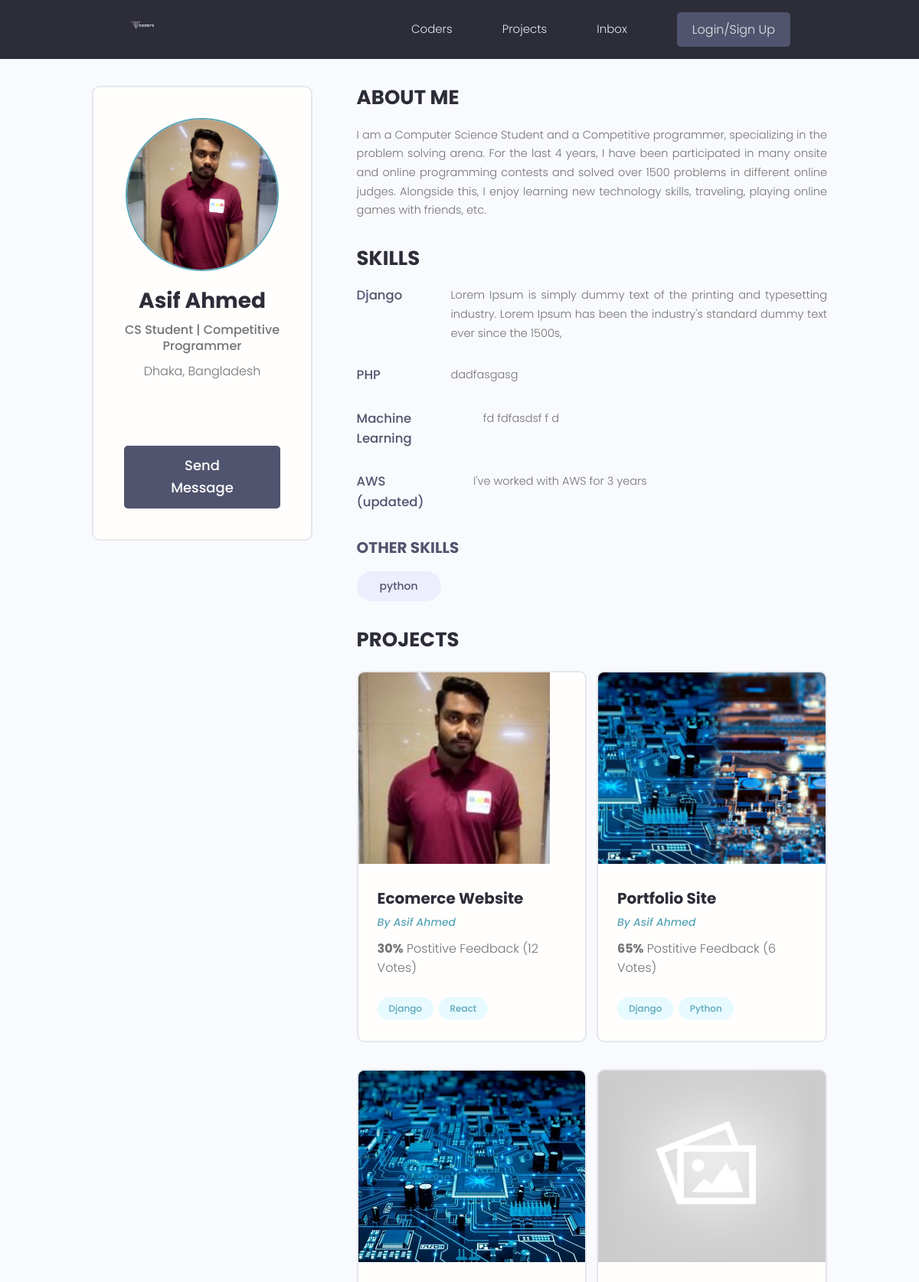
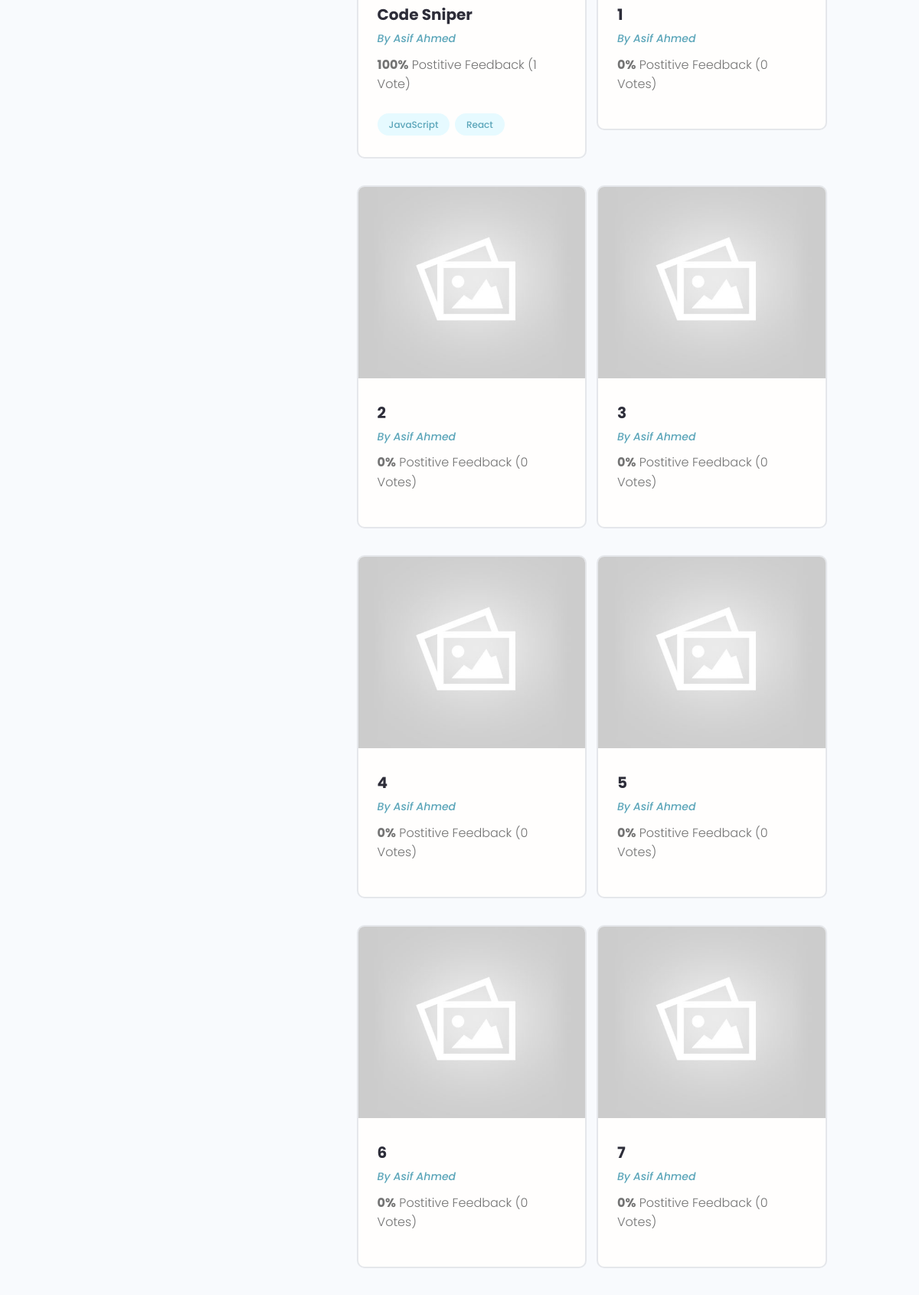
The page /profile/179a5211-1b01-46aa-9598-48ccbf46f8c3/ (upper part) on the database its author committed (2 pictures, top to bottom).
### users/models.py (models this page shows, shortened)
class Profile(models.Model):
    user = models.OneToOneField(User, on_delete=models.CASCADE, null=True, blank=True)
    name = models.CharField(max_length=200, blank=True, null=True)
    email = models.EmailField(max_length=500, blank=True, null=True)
    username = models.CharField(max_length=200, blank=True, null=True)
    location = models.CharField(max_length=200, blank=True, null=True)
    short_intro = models.CharField(max_length=200, blank=True, null=True)
    bio = models.TextField(blank=True, null=True)
    profile_image = models.ImageField(null=True, blank=True, upload_to='profiles/', default="profiles/user-default.png")
    social_github = models.CharField(max_length=200, blank=True, null=True)
    social_twitter = models.CharField(max_length=200, blank=True, null=True)
    social_linkedin = models.CharField(max_length=200, blank=True, null=True)
    social_youtube = models.CharField(max_length=200, blank=True, null=True)
    social_website = models.CharField(max_length=200, blank=True, null=True)
    created = models.DateTimeField(auto_now_add=True)
    id = models.UUIDField(default=uuid.uuid4, unique=True, primary_key=True, editable=False)

class Skill(models.Model):
    owner = models.ForeignKey(Profile, on_delete=models.CASCADE, null=True, blank=True)
    name = models.CharField(max_length=200, blank=True, null=True)
    description = models.TextField(null=True, blank=True)
    created = models.DateTimeField(auto_now_add=True)
    id = models.UUIDField(default=uuid.uuid4, unique=True, primary_key=True, editable=False)
    def __str__(self):
        return str(self.name)

### projects/models.py (models this page shows, shortened)
class Project(models.Model):
    owner = models.ForeignKey(Profile, null=True, blank=True, on_delete=models.SET_NULL)
    title = models.CharField(max_length=200)
    description = models.TextField(null=True, blank=True)
    featured_image = models.ImageField(null=True, blank=True, default="default.jpg")
    demo_link = models.CharField(max_length=2000, null=True, blank=True)
    source_link = models.CharField(max_length=2000, null=True, blank=True)
    tags = models.ManyToManyField('Tag', blank=True)
    vote_total = models.IntegerField(default=0, null=True, blank=True)
    vote_ratio = models.IntegerField(default=0, null=True, blank=True)
    created = models.DateTimeField(auto_now_add=True)
    id = models.UUIDField(default=uuid.uuid4, unique=True, primary_key=True, editable=False)
    class Meta:
        ordering = ['created']

class Tag(models.Model):
    name = models.CharField(max_length=200)
    created = models.DateTimeField(auto_now_add=True)
    id = models.UUIDField(default=uuid.uuid4, unique=True, primary_key=True, editable=False)
    def __str__(self):
        return self.name

### users/views.py (the view)
# urls.py: path('profile/<str:pk>/', views.userProfile, name="user-profile"),
def userProfile(request, pk):
    profile = Profile.objects.get(id=pk)
    topSkills = profile.skill_set.exclude(description__exact="")
    otherSkills = profile.skill_set.filter(description="")
    context = {'profile': profile, 'topSkills': topSkills, 'otherSkills': otherSkills}
    return render(request, 'users/user-profile.html', context)

### users/templates/users/user-profile.html (shortened to what this page needs)
{% extends 'main.html' %}
{% block content %}
<main class="profile my-md">
    <div class="container">
        <div class="layout">
            <div class="column column--1of3">
                <div class="card text-center">
                    <div class="card__body dev">
                        <img class="avatar avatar--xl" src="{{ profile.profile_image.url }}" />
                        <h2 class="dev__name">{{profile.name}}</h2>
                        <p class="dev__title">{{profile.short_intro}}</p>
                        <p class="dev__location">{{profile.location}}</p>
                        <ul class="dev__social">
                        </ul>
                      <a href="#" class="btn btn--sub btn--lg">Send Message </a>
                    </div>
                </div>
            </div>
            <div class="column column--2of3">
                <div class="devInfo">
                    <h3 class="devInfo__title">About Me</h3>
                    <p class="devInfo__about">{{profile.bio}}</p>
                </div>
                <div class="devInfo">
                    <h3 class="devInfo__title">Skills</h3>
                    <div class="devInfo__skills">
                        {% for skill in topSkills %}
                        <div class="devSkill">
                            <h4 class="devSkill__title">{{skill.name}}</h4>
                            <p class="devSkill__info">{{skill.description}}</p>
                        </div>
                        {% endfor %}
                        <h3 class="devInfo__subtitle">Other Skills</h3>
                        <div class="devInfo__otherSkills">
                            {% for skill in otherSkills %}
                            <span class="tag tag--pill tag--sub tag--lg">
                                <small>{{skill}}</small>
                            </span>
                            {% endfor %}
                        </div>
                    </div>
                </div>
                <div class="devInfo">
                    <h3 class="devInfo__title">Projects</h3>
                    <div class="grid grid--two">
                        {% for project in profile.project_set.all %}
                        <div class="column">
                            <div class="card project">
                                <a href="{% url 'project' project.id %}" class="project">
                                    <img class="project__thumbnail" src="{{project.featured_image.url}}" alt="project thumbnail" />
                                    <div class="card__body">
                                        <h3 class="project__title">{{project.title}}</h3>
                                        <p><a class="project__author" href="{% url 'user-profile' project.owner.id %}">By {{project.owner.name}}</a></p>
                                        <p class="project--rating">
                                            <span style="font-weight: bold;">{{project.vote_ratio}}%</span> Postitive
                                            Feedback ({{project.vote_total}} Vote{{project.vote_total|pluralize:"s"}})
                                        </p>
                                        <div class="project__tags">
                                            {% for tag in project.tags.all %}
                                            <span class="tag tag--pill tag--main">
                                                <small>{{tag}}</small>
                                            </span>
                                            {% endfor %}
                                      </div>
                                    </div>
                                </a>
                            </div>
                        </div>
                        {% endfor %}
                    </div>
                </div>
            </div>
        </div>
    </div>
</main>
{% endblock content %}}

### static/styles/app.css (style rules this page uses)
:root { --color-sub: #2d2d39; }
.btn--sub { background-color: var(--color-sub-light); }
.card { border: 2px solid var(--color-light); }
img { width: 100%; }
.profile .card > .dev { padding: 4rem; }
.dev__name { color: var(--color-sub); font-size: 2.8rem; font-weight: 700; margin-top: 1rem; margin-bottom: 0.5rem; }
.dev__title { font-size: 1.6rem; font-weight: 500; line-height: 1.3; }
.dev__location { margin-top: 1rem; }
.dev__social { margin: 3rem 0; list-style: none; display: flex; justify-content: center; gap: 1.5rem; }
.devInfo { margin-bottom: 3rem; }
.devInfo__title, .devInfo__subtitle { font-size: 2.6rem; color: var(--color-sub); text-transform: uppercase; font-weight: 700; margin-bottom: 1.5rem; }
.devInfo__subtitle { font-size: 2rem; color: var(--color-sub-light); }
.devInfo__about, .devSkill__info { font-size: 1.45rem; line-height: 1.7; text-align: justify; }
.devSkill { margin-bottom: 3rem; }
.devSkill__title { font-size: 1.65rem; font-weight: 500; color: var(--color-sub-light); }
@media screen and (min-width: 700px) { .devSkill { display: flex; justify-content: space-between; gap: 3rem; } }
@media screen and (min-width: 700px) { .devSkill__info { flex-basis: 80%; } }
.project__author { font-size: 1.4rem; font-style: italic; }
.project--rating { margin-bottom: 1.6em; margin-top: .5em; }
.project__thumbnail { height: 25rem; object-fit: cover; object-position: top center; }
.project__title { font-size: 2rem; font-weight: 700; color: var(--color-sub); }

### static/uikit/styles/modules/_variables.css (style rules this page uses)
:root { --color-main: #5aa5b9; --color-main-light: #e6faff; --color-sub: #3f4156; --color-sub-light: #51546e; --color-sub-lighter: #ededfd; --color-text: #737373; --color-gray: #8b8b8b; --color-light: #e5e7eb; --color-light-gray: #767676; --color-bg: #f8fafd; --color-white: #fffefd; --color-white-light: #f3f3f3; --color-success: #359e64; --color-success-bg: #def8e8; --color-error: #fc4b0b; --color-error-bg: #fff2ee; --font-base: 'Poppins', arial, helvetica, 'Segoe UI', roboto, ubuntu, sans-serif; --font-monospace: 'Fira Code', 'Courier New', courier, monospace; --font-regular: 300; --font-medium: 500; --font-bold: 700; --generic-shadow: 1px 1px 5px #00000010; --generic-transition: all 0.3s ease-in-out; }

### static/uikit/styles/modules/_base.css (style rules this page uses)
* { margin: 0; padding: 0; box-sizing: border-box; text-rendering: optimizeLegibility; color: inherit; font-size: inherit; }
html { font-size: 50%; }
@media only screen and (min-width: 480px) { html { font-size: 56.25%; } }
@media only screen and (min-width: 1200px) { html { font-size: 62.5%; } }
body { line-height: 1.6; font-weight: 400; font-size: 1.5rem; color: var(--color-text); background-color: var(--color-bg); min-height: 100vh; }

### static/uikit/styles/modules/_typography.css (style rules this page uses)
* { font-family: var(--font-base); }
h2 { font-size: 3.6rem; font-weight: var(--font-bold); }
h3 { font-size: 3.2rem; font-weight: var(--font-medium); }
h4 { font-size: 2.8rem; font-weight: var(--font-medium); }
p, span, strong { font-size: 1.6rem; color: var(--color-text); font-weight: var(--font-regular); }
a { padding-bottom: 2px; text-decoration: none; display: inline-block; color: var(--color-main); font-weight: var(--font-medium); }

### static/uikit/styles/modules/_utilities.css (style rules this page uses)
.container { width: 92%; max-width: 165rem; margin: 0 auto; box-sizing: border-box; }
@media screen and (min-width: 1000px) { .container { width: 90%; } }
@media screen and (min-width: 1200px) { .container { width: 80%; } }
.text-center { text-align: center; }
.my-md { margin: 3rem auto; }

### static/uikit/styles/modules/_avatar.css (style rules this page uses)
.avatar { border-radius: 50%; border: 2px solid var(--color-main); object-fit: cover; }
.avatar--xl { height: 20rem; width: 20rem; }

### static/uikit/styles/modules/_button.css (style rules this page uses)
.btn { display: inline-block; position: relative; cursor: pointer; background-color: var(--color-light); font-weight: var(--font-medium); color: var(--color-sub); text-decoration: none; padding: 1rem 2rem; border-radius: 0.5rem; border: none; width: -webkit-fit-content; width: -moz-fit-content; width: fit-content; height: -webkit-fit-content; height: -moz-fit-content; height: fit-content; font-size: 1.6rem; outline-width: 0; outline-color: transparent; -webkit-backface-visibility: hidden; backface-visibility: hidden; transition: all 0.3s ease-in-out; }
.btn--sub { background-color: var(--color-sub); color: var(--color-white); }
.btn--lg { font-size: 1.8rem; padding: 1.2rem 4.5rem; }

### static/uikit/styles/modules/_card.css (style rules this page uses)
.card { border-radius: 1rem; background-color: var(--color-white); border: 1.5px solid var(--color-light); width: auto; height: auto; margin-top: 0.5rem; margin-bottom: 0.5rem; overflow: hidden; }
.card__body, .card__header { padding: 2rem 2.5rem; }

### rows shown on the page
Profile: profile_image (picture), name "Asif Ahmed", short_intro "CS Student | Competitive Programmer", location "Dhaka, Bangladesh", bio "I am a Computer Science Student and a Competitive programmer, specializing in the problem solving arena. For the last 4 years, I have been participated in many onsite and online programming contests and solved over 1500 problems in different online judges. Alongside this, I enjoy learning new technology skills, traveling, playing online games with friends, etc."
Skill: name "Django", description "Lorem Ipsum is simply dummy text of the printing and typesetting industry. Lorem Ipsum has been the industry's standard dummy text ever since the 1500s,"
Skill: name "PHP", description "dadfasgasg"
Skill: name "Machine Learning", description "fd fdfasdsf f d"
Skill: name "AWS (updated)", description "I've worked with AWS for 3 years"
Skill: name "python"
Project: featured_image (picture), title "Ecomerce Website", owner.name "Asif Ahmed", vote_ratio "30", vote_total "12"
Tag: name "Django"
Tag: name "React"
Project: featured_image (picture), title "Portfolio Site", owner.name "Asif Ahmed", vote_ratio "65", vote_total "6"
Tag: name "Python"
Project: featured_image (picture), title "Code Sniper", owner.name "Asif Ahmed", vote_ratio "100", vote_total "1"
Tag: name "JavaScript"
Project: featured_image (placeholder picture), title "1", owner.name "Asif Ahmed", vote_ratio "0", vote_total "0"
Project: featured_image (placeholder picture), title "2", owner.name "Asif Ahmed", vote_ratio "0", vote_total "0"
Project: featured_image (placeholder picture), title "3", owner.name "Asif Ahmed", vote_ratio "0", vote_total "0"
Project: featured_image (placeholder picture), title "4", owner.name "Asif Ahmed", vote_ratio "0", vote_total "0"
Project: featured_image (placeholder picture), title "5", owner.name "Asif Ahmed", vote_ratio "0", vote_total "0"
Project: featured_image (placeholder picture), title "6", owner.name "Asif Ahmed", vote_ratio "0", vote_total "0"
Project: featured_image (placeholder picture), title "7", owner.name "Asif Ahmed", vote_ratio "0", vote_total "0"
